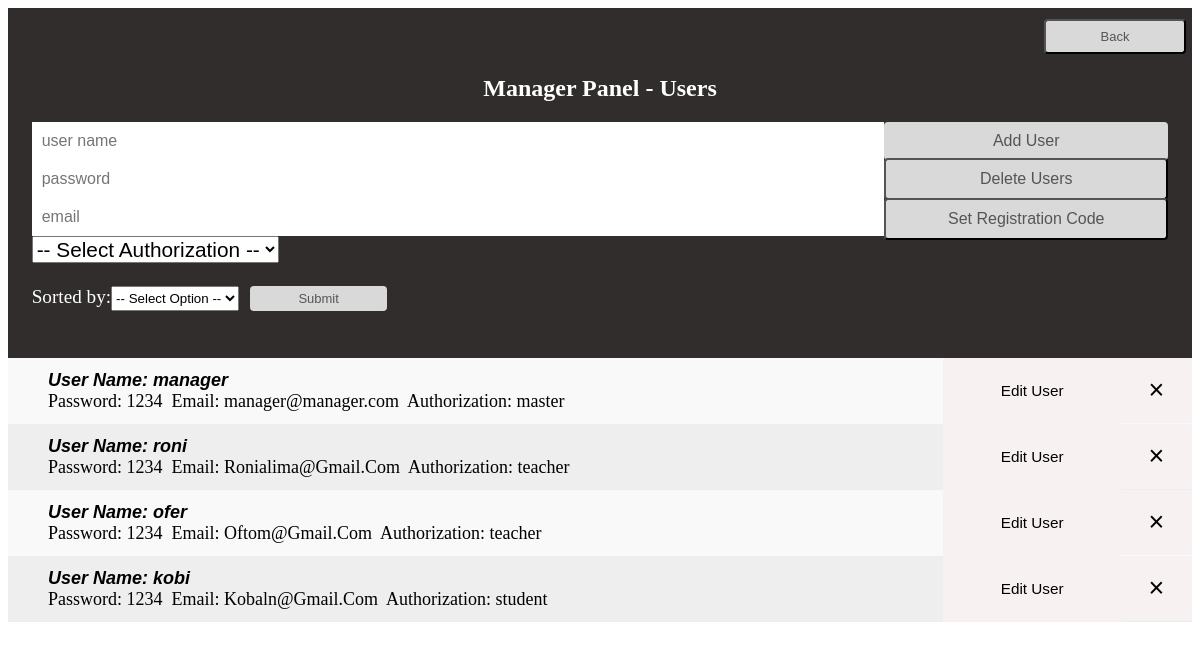
Before: /manager/manage_users (signed in) with the older database file.
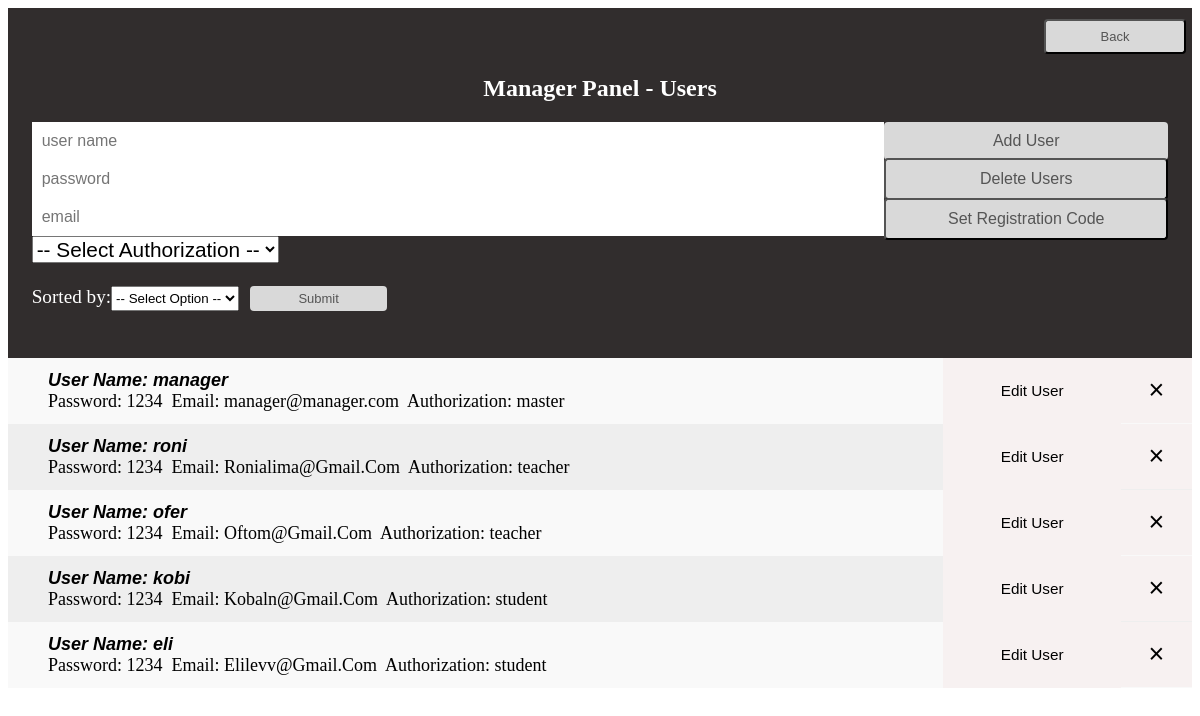
After: the same page with the newer database file.
### tables this page shows
CREATE TABLE users(username TEXT UNIQUE,             password TEXT NOT NULL,             email TEXT UNIQUE,             authorization NOT NULL,             CONSTRAINT My_Check CHECK(username !=''             AND password !=''             AND email !=''             AND authorization != 'Select'));

### app.py (the view)
@app.route("/manager/manage_users")
def manage_users():
    try:
        user = Users()
        return render_template("manage_users.html", users = user.users)
    except:
        return render_template("manage_users.html")

### app.py (called while the page is built)
def is_logged_in():
    return 'username' in session

@app.before_request
def auth():
    if not is_logged_in() and request.endpoint not in unauthorized_paths:
        return redirect(url_for('login'))

### modules/user.py (called while the page is built)
    def default_settings(self):
        with sqlite3.connect(DB_FILE_NAME) as conn:
            mycursor = conn.cursor()
            mycursor.execute("CREATE TABLE IF NOT EXISTS \
            users(username TEXT UNIQUE, \
            password TEXT NOT NULL, \
            email TEXT UNIQUE, \
            authorization NOT NULL, \
            CONSTRAINT My_Check CHECK(username !='' \
            AND password !='' \
            AND email !='' \
            AND authorization != 'Select'))")
            mycursor.execute("INSERT OR IGNORE INTO users VALUES ('manager', '1234', 'manager@manager.com', 'master')")
            conn.commit()
            mycursor.execute("CREATE TABLE IF NOT EXISTS registration(authorization UNIQUE, code UNIQUE)")
            mycursor.execute("INSERT OR IGNORE INTO registration VALUES ('student', '1111'), ('teacher', '2222')")
            conn.commit()

### templates/manage_users.html (shortened to what this page needs)
<!DOCTYPE html>
<html lang="en">
<head>
     <link rel="stylesheet" href="../static/style.css">
</head>
<body>
     <div class="header">
          <h2>Manager Panel - Users</h2>
          <form action="/manage_users/add_user" method="POST">
               <input type="text" name="user_name" placeholder="user name" autofocus>
               <input type="submit" value="Add User" class="IButton">
               <input type="password" name="user_pass" placeholder="password">
               <a href="/manage_users/delete_users"><button type="button" class="RButton">Delete Users</button></a>
               <input type="email" name="user_email" placeholder="email">
               <a href="/manager/manage_users/registration_code"><button type="button" class="RButton">Set Registration Code</button></a>
               <div class="authorization">
               <select name="authorization" id="authorization">
                  <option value="Select">-- Select Authorization --</option>
               </select>
               </div>
          </form>
          <a href="/manager"><button type="button" class="TButton">Back</button></a>
          <form action="/manage_users/sorting_users" method="POST">
               <div class="sorting">
               <label for="sort">Sorted by:</label>
               <select name="sortedby" id="sort">
                    <option value="Select">-- Select Option --</option>
               </select>
               <input type="submit" value="Submit" class="SButton">
               </div>
          </form>
     </div>
     <ul>
          {% for username, password, email, authorization in users %}
               <div>
               <form action="/manage_users/delete_user" method="POST">
                    <a class="bold">User Name: {{username}}</a><br>
                    <a>Password: {{password}}&nbsp</a>
                    <a>Email: {{email}}&nbsp</a>
                    <a>Authorization: {{authorization}}</a>
                    <input type="submit" value="&#215;" class="close">
               </form>
               <form action="/manager/manage_users/edit_u" method="POST">
                    <input type="submit" value="Edit User" class="edit">
               </form>
               </div>
          {% endfor %}
     </ul>
</body>
</html>

Changed rows visible on the page:
added users: username "eli", password "1234", email "Elilevv@Gmail.Com", authorization "student"
